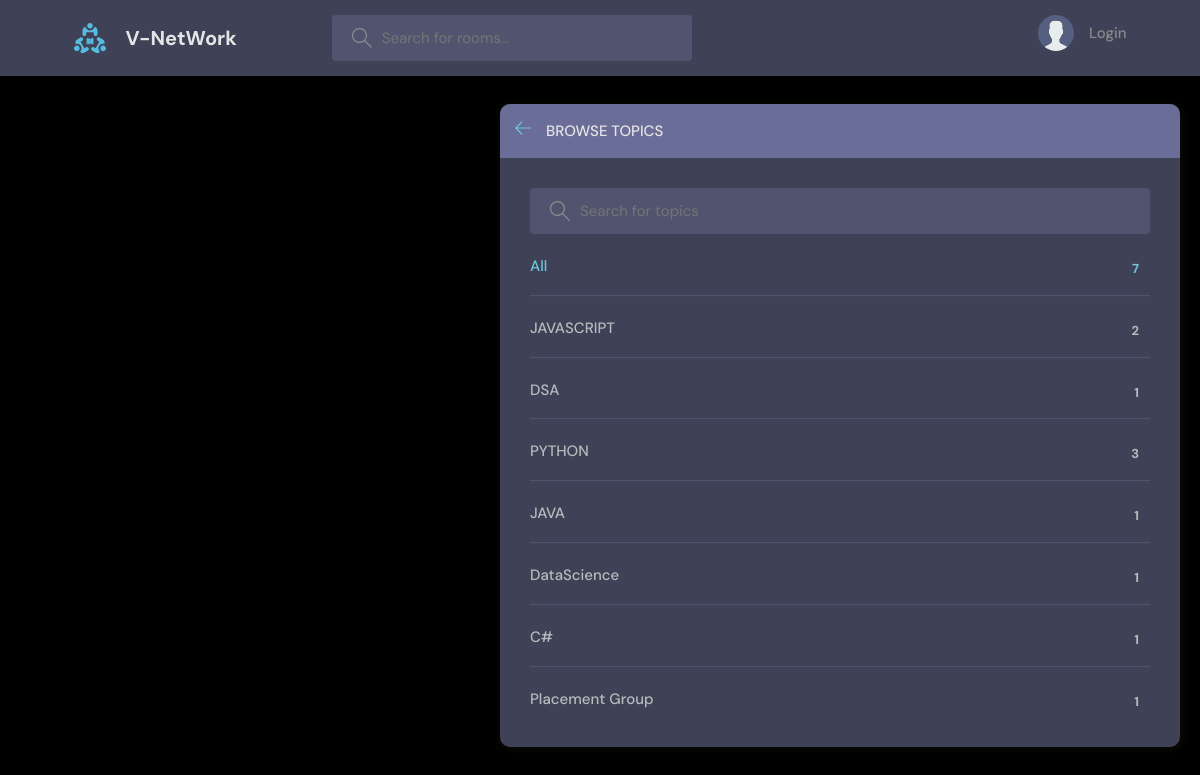
Page /topics/ on the committed database.
### base/models.py (models this page shows, shortened)
class Topic(models.Model):
    name= models.CharField(max_length=200)

### base/views.py (the view)
# urls.py: path('topics/',views.topicsPage,name='topics'),
def topicsPage(request):
    q=request.GET.get('q') if request.GET.get('q') != None else ''
    topics= Topic.objects.filter(name__icontains =q)
    return render(request,'base/topics.html',{'topics':topics})

### base/templates/base/topics.html (shortened to what this page needs)
{% extends 'main.html' %}
{% block content %}
    <main class="create-room layout">
      <div class="container">
        <div class="layout__box">
          <div class="layout__boxHeader">
            <div class="layout__boxTitle">
              <a href="{% url 'home' %}">
                <svg version="1.1"  xmlns="http://www.w3.org/2000/svg" width="32" height="32" viewBox="0 0 32 32">
                  <title>arrow-left</title>
                  <path
                    d="M13.723 2.286l-13.723 13.714 13.719 13.714 1.616-1.611-10.96-10.96h27.625v-2.286h-27.625l10.965-10.965-1.616-1.607z"
                  ></path>
                </svg>
              </a>
              <h3> Browse Topics</h3>
            </div>
          </div>
          <div class="topics-page layout__body">
            <form action ="" method="GET" class="header__search">
              <label>
                <input name="q" placeholder="Search for topics" />
              </label>
            </form>
            <ul class="topics__list">
              <li>
                <a href="{% url 'topics' %}" class="active">All <span>{{topics.count}}</span></a>
              </li>
              {% for topic in topics %}
              <li>
                <a href="{% url 'home' %}?q={{topic.name}}">{{topic.name}} <span>{{topic.room_set.all.count}}</span></a>
              </li>
              {% endfor %}
            </ul>
          </div>
        </div>
      </div>
    </main>
 {% endblock content %}

### templates/main.html (shortened to what this page needs)
<!DOCTYPE html>
{% load static %}
<html lang="en">
  <head>
    <link rel="stylesheet" href="{%  static 'styles/style.css' %}" />
  </head>
  <body>
    {% include 'navbar.html' %}
    {% block content %}
    {% endblock %}
  </body>
</html>

### templates/navbar.html (shortened to what this page needs)
{% load static %}
<header class="header header--loggedIn">
    <div class="container">
      <a href="{% url 'home' %}" class="header__logo">
        <img src="{% static 'images/logo.svg' %}" />
        <h1>V-NetWork</h1>
      </a>
      <form class="header__search" method="GET" action="{% url 'home' %}">
        <label>
          <input name="q" placeholder="Search for rooms..." />
        </label>
      </form>
      <nav class="header__menu">
        {% if request.user.is_authenticated %}
        <div class="header__user">
          <a href="{% url 'update-user' %}">
            <div class="avatar avatar--medium active">
              <img src="https://randomuser.me/api/portraits/men/37.jpg" />
            </div>
            <p>{{request.user.username}} <span>@{{request.user.username}}</span></p>
          </a>
          <button class="dropdown-button">
            <svg version="1.1" xmlns="http://www.w3.org/2000/svg" width="32" height="32" viewBox="0 0 32 32">
              <title>chevron-down</title>
              <path d="M16 21l-13-13h-3l16 16 16-16h-3l-13 13z"></path>
            </svg>
          </button>
        </div>
        {% else %}
        <a href="{% url 'login' %}">
          <img src="{% static 'images/avatar.svg' %}" />
          <p>Login</p>
        </a>
        {% endif %}
      </nav>
    </div>
  </header>

### static/styles/style.css (style rules this page uses)
:root { --color-main: #71c6dd; --color-main-light: #e1f6fb; --color-dark: #3f4156; --color-dark-medium: #51546e; --color-dark-light: #696d97; --color-light: #e5e5e5; --color-gray: #8b8b8b; --color-light-gray: #b2bdbd; --color-bg: #2d2d39; --color-success: #5dd693; --color-error: #fc4b0b; }
* { font-family: "DM Sans", -apple-system, BlinkMacSystemFont, "Segoe UI", Roboto, Oxygen, Ubuntu, Cantarell, "Open Sans", "Helvetica Neue", sans-serif; margin: 0; padding: 0; box-sizing: border-box; text-rendering: optimizeLegibility; font-size: inherit; }
html { font-size: 56.25%; }
@media only screen and (min-width: 1200px) { html { font-size: 62.5%; } }
body { line-height: 1.6; font-weight: 400; font-size: 1.5rem; color: var(--color-light-gray); background-color: black; min-height: 100vh; }
img { width: 100%; }
a { display: inline-block; color: var(--color-main); text-decoration: none; }
.container { max-width: 120rem; width: 90%; margin: auto; }
.header { padding: 1.5rem; background-color: var(--color-dark); }
.header > .container { display: flex; gap: 9.5rem; }
.header__logo, .header__user { display: flex; gap: 2rem; align-items: center; }
.header__logo > img { height: 3.2rem; width: 3.2rem; }
.header__logo > h1 { font-weight: 700; font-size: 2rem; color: var(--color-light); }
.header__search > label { background-color: var(--color-dark-medium); padding: 1.3rem 1rem; display: flex; align-items: center; gap: 1rem; border-radius: 4px; }
.header__search svg { fill: var(--color-gray); width: 2rem; height: 2rem; margin-left: 1rem; }
.header__search input { width: 30rem; background: transparent; border: none; outline: none; color: var(--color-light); }
.header__menu { margin-left: auto; position: relative; }
.header__menu a { display: flex; gap: 1.5rem; align-items: center; font-weight: 500; text-decoration: none; color: var(--color-gray); }
.header__menu img { height: 3.6rem; }
.header__menu p { line-height: 1.2; }
.layout { margin-top: 2.4rem; }
.layout > .container { display: flex; justify-content: space-between; align-items: flex-start; }
.layout__box { width: 60%; max-width: 30rem; min-height: 30rem; position: absolute; top: 50%; left: 70%; transform: translate(-50%, -46%); background-color: var(--color-dark); border-radius: 1rem; box-shadow: 1px 1px 6px 3px rgba(77, 100, 19, 0.1); overflow: hidden; }
.layout__boxHeader { display: flex; padding: 1.5rem; background-color: var(--color-dark-light); }
.layout__boxTitle { display: flex; gap: 1.5rem; align-items: center; }
.layout__boxTitle h3 { text-transform: uppercase; font-weight: 500; color: var(--color-light); }
.layout__boxTitle svg { width: 1.6rem; height: 1.6rem; fill: var(--color-main); }
.layout__body { margin: 3rem; }
.topics__list { list-style: none; }
.topics__list li a { display: flex; justify-content: space-between; margin-bottom: 3rem; font-weight: 500; color: var(--color-light-gray); transition: all 0.3s ease-in-out; }
.topics__list li a.active, .topics__list li a:hover { color: var(--color-main); }
.topics__list li a span { padding: 0.5rem 1rem; background-color: var(--color-dark); border-radius: 3px; font-size: 1.3rem; font-weight: 700; letter-spacing: 1px; }
.topics-page .topics__list li:not(:last-child) a { margin: 2rem 0; padding-bottom: 1rem; text-decoration: none; border-bottom: 1px solid var(--color-dark-medium); }
.topics-page .header__search { display: block; }
.create-room.layout .layout__box { max-width: 68rem; }

### rows in the picture
Topic: name "JAVASCRIPT", room_set.all.count "2"
Topic: name "DSA", room_set.all.count "1"
Topic: name "PYTHON", room_set.all.count "3"
Topic: name "JAVA", room_set.all.count "1"
Topic: name "DataScience", room_set.all.count "1"
Topic: name "C#", room_set.all.count "1"
Topic: name "Placement Group", room_set.all.count "1"

### other values in the picture
{{ topics.count }} "7"
